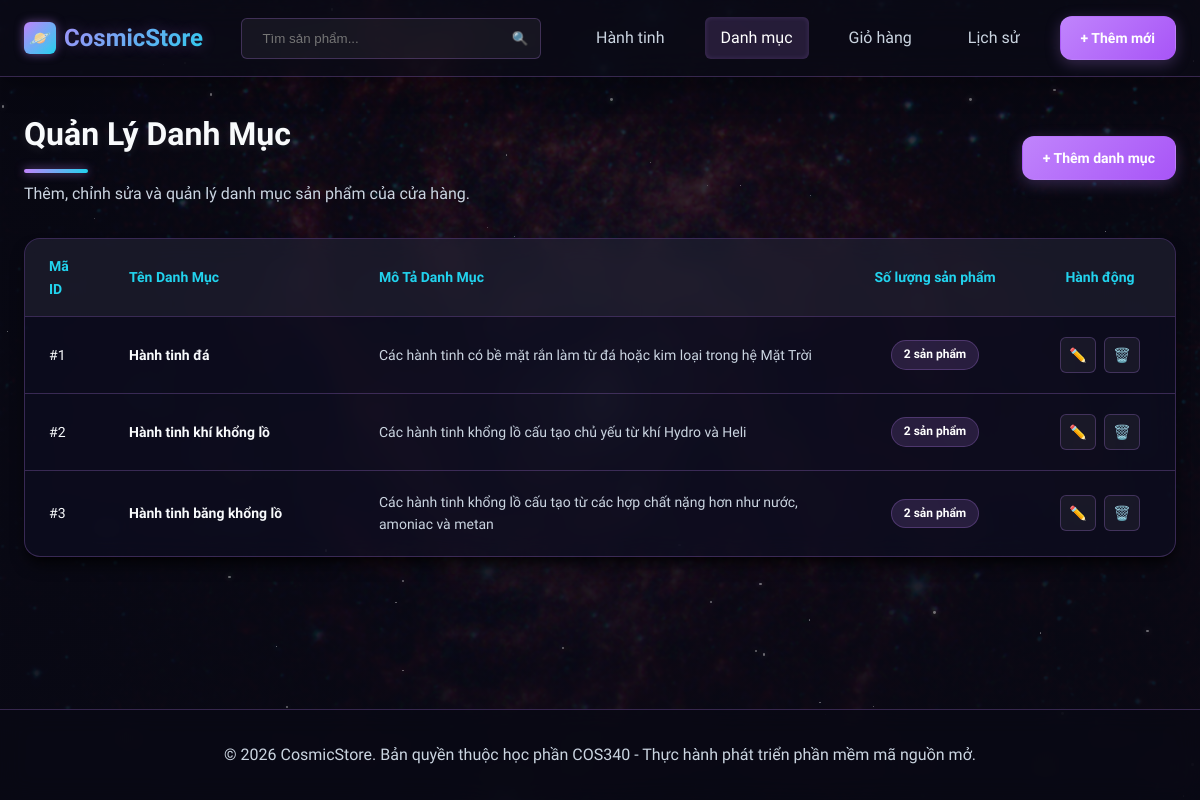
The page /category on the database its author committed.
### tables this page shows
CREATE TABLE IF NOT EXISTS `categories` (
  `id` INT AUTO_INCREMENT PRIMARY KEY,
  `name` VARCHAR(255) NOT NULL,
  `description` TEXT NULL
);

### app/controllers/CategoryController.php (called while the page is built, shortened)
<?php
class CategoryController {
    private $categoryModel;
    public function __construct() {
        $this->categoryModel = new CategoryModel();
    }
    public function index() {
        $categories = $this->categoryModel->getAll();
        $productCounts = [];
        foreach ($categories as $category) {
            $productCounts[$category['id']] = $this->categoryModel->countProducts($category['id']);
        }
        require_once __DIR__ . '/../views/share/header.php';
        require_once __DIR__ . '/../views/category/list.php';
        require_once __DIR__ . '/../views/share/footer.php';
    }
}

### app/database/Database.php (called while the page is built, shortened)
<?php
class Database {
    private static $conn = null;
    public static function getConnection() {
        if (self::$conn === null) {
            $db = new self();
            try {
                self::$conn = new PDO(
                    "mysql:host=" . $db->host . ";dbname=" . $db->db_name . ";charset=utf8mb4",
                    $db->username,
                    $db->password
                );
                self::$conn->exec("SET NAMES utf8mb4");
                self::$conn->setAttribute(PDO::ATTR_ERRMODE, PDO::ERRMODE_EXCEPTION);
                self::$conn->setAttribute(PDO::ATTR_DEFAULT_FETCH_MODE, PDO::FETCH_ASSOC);
            } catch (PDOException $exception) {
                die("Lỗi kết nối cơ sở dữ liệu: " . $exception->getMessage());
            }
        }
        return self::$conn;
    }
}

### app/models/CategoryModel.php (called while the page is built, shortened)
<?php
class CategoryModel {
    private $db;
    public function __construct() {
        $this->db = Database::getConnection();
    }
    public function getAll() {
        $query = "SELECT * FROM categories ORDER BY id ASC";
        $stmt = $this->db->prepare($query);
        $stmt->execute();
        return $stmt->fetchAll();
    }
    public function countProducts($id) {
        $query = "SELECT COUNT(*) as count FROM products WHERE category_id = :id";
        $stmt = $this->db->prepare($query);
        $stmt->bindParam(':id', $id, PDO::PARAM_INT);
        $stmt->execute();
        $result = $stmt->fetch();
        return isset($result['count']) ? intval($result['count']) : 0;
    }
}

### app/views/category/list.php (the view)
<div class="page-header">
    <div>
        <h1 class="page-title">Quản Lý Danh Mục</h1>
        <p style="color: var(--text-secondary); margin-top: 0.5rem;">Thêm, chỉnh sửa và quản lý danh mục sản phẩm của cửa hàng.</p>
    </div>
    <a href="<?php echo BASE_PATH; ?>/category/add" class="btn btn-primary">+ Thêm danh mục</a>
</div>
<?php if (empty($categories)): ?>
    <div class="empty-state">
        <div class="empty-icon">📂</div>
        <h2 class="empty-title">Không tìm thấy danh mục nào</h2>
        <p class="empty-desc">Hệ thống chưa có danh mục sản phẩm nào, hãy bấm nút dưới đây để tạo mới.</p>
        <a href="<?php echo BASE_PATH; ?>/category/add" class="btn btn-primary">Thêm danh mục mới</a>
    </div>
<?php else: ?>
    <div class="table-container">
        <table class="admin-table">
            <thead>
                <tr>
                    <th style="width: 80px;">Mã ID</th>
                    <th style="width: 250px;">Tên Danh Mục</th>
                    <th>Mô Tả Danh Mục</th>
                    <th style="width: 180px; text-align: center;">Số lượng sản phẩm</th>
                    <th style="width: 150px; text-align: center;">Hành động</th>
                </tr>
            </thead>
            <tbody>
                <?php foreach ($categories as $category): ?>
                    <?php
                        $count = isset($productCounts[$category['id']]) ? $productCounts[$category['id']] : 0;
                        $badgeClass = ($count > 0) ? 'badge-primary' : 'badge-neutral';
                    ?>
                    <tr>
                        <td>#<?php echo $category['id']; ?></td>
                        <td style="font-weight: 600; color: var(--text-primary);">
                            <?php echo htmlspecialchars($category['name']); ?>
                        </td>
                        <td style="color: var(--text-secondary);">
                            <?php echo htmlspecialchars($category['description']); ?>
                        </td>
                        <td style="text-align: center;">
                            <span class="badge <?php echo $badgeClass; ?>">
                                <?php echo $count; ?> sản phẩm
                            </span>
                        </td>
                        <td style="text-align: center;">
                            <div style="display: inline-flex; gap: 0.5rem; justify-content: center;">
                                <a href="<?php echo BASE_PATH; ?>/category/edit/<?php echo $category['id']; ?>" class="action-link" title="Chỉnh sửa">✏️</a>
                                <a href="<?php echo BASE_PATH; ?>/category/delete/<?php echo $category['id']; ?>" class="action-link btn-delete-action" title="Xóa" onclick="return confirm('Bạn có chắc chắn muốn xóa danh mục này?');">🗑️</a>
                            </div>
                        </td>
                    </tr>
                <?php endforeach; ?>
            </tbody>
        </table>
    </div>
<?php endif; ?>

### public/css/style.css (style rules this page uses)
:root { --primary: #c084fc; --primary-hover: #e9d5ff; --primary-light: rgba(192, 132, 252, 0.15); --secondary: #22d3ee; --background: #090915; --surface: rgba(15, 15, 35, 0.65); --text-primary: #f8fafc; --text-secondary: #cbd5e1; --text-muted: #64748b; --border: rgba(192, 132, 252, 0.25); --border-hover: rgba(34, 211, 238, 0.5); --success: #34d399; --danger: #fb7185; --warning: #fbbf24; --shadow-sm: 0 1px 2px 0 rgba(0, 0, 0, 0.6); --shadow: 0 4px 6px -1px rgba(0, 0, 0, 0.6), 0 2px 4px -2px rgba(0, 0, 0, 0.6); --shadow-lg: 0 10px 15px -3px rgba(0, 0, 0, 0.7), 0 4px 6px -4px rgba(0, 0, 0, 0.7); --shadow-xl: 0 20px 25px -5px rgba(0, 0, 0, 0.8), 0 8px 10px -6px rgba(0, 0, 0, 0.8); --radius-sm: 0.375rem; --radius: 0.75rem; --radius-lg: 1rem; --transition: all 0.3s cubic-bezier(0.4, 0, 0.2, 1); }
* { margin: 0; padding: 0; box-sizing: border-box; }
body { font-family: 'Plus Jakarta Sans', -apple-system, BlinkMacSystemFont, "Segoe UI", Roboto, sans-serif; background-image: linear-gradient(rgba(9, 9, 21, 0.82), rgba(9, 9, 21, 0.94)), url('../bg_space.jpg'); background-size: cover; background-position: center; background-attachment: fixed; color: var(--text-primary); line-height: 1.6; min-height: 100vh; display: flex; flex-direction: column; }
a { color: inherit; text-decoration: none; transition: var(--transition); }
.btn { display: inline-flex; align-items: center; justify-content: center; gap: 0.5rem; font-weight: 600; padding: 0.625rem 1.25rem; border-radius: var(--radius); border: 1px solid transparent; cursor: pointer; transition: var(--transition); font-size: 0.875rem; }
.btn-primary { background: linear-gradient(135deg, var(--primary) 0%, #a855f7 100%); color: white; box-shadow: 0 4px 15px rgba(192, 132, 252, 0.25); }
.page-header { display: flex; justify-content: space-between; align-items: center; margin-bottom: 2rem; }
.page-title { font-size: 2rem; font-weight: 700; color: var(--text-primary); position: relative; text-shadow: 0 2px 10px rgba(255, 255, 255, 0.1); }
.page-title::after { content: ''; display: block; width: 4rem; height: 4px; background: linear-gradient(90deg, var(--primary), var(--secondary)); border-radius: 2px; margin-top: 0.5rem; box-shadow: 0 0 10px rgba(192, 132, 252, 0.6); }
.action-link { width: 2.25rem; height: 2.25rem; border-radius: var(--radius-sm); border: 1px solid var(--border); display: flex; align-items: center; justify-content: center; color: var(--text-secondary); background-color: rgba(255, 255, 255, 0.05); }
.table-container { width: 100%; background-color: var(--surface); backdrop-filter: blur(12px); -webkit-backdrop-filter: blur(12px); border-radius: var(--radius-lg); border: 1px solid var(--border); box-shadow: var(--shadow-lg); overflow: hidden; margin-bottom: 3rem; }
table.admin-table { width: 100%; border-collapse: collapse; text-align: left; }
table.admin-table th { background-color: rgba(255, 255, 255, 0.05); padding: 1rem 1.5rem; font-weight: 600; color: var(--secondary); font-size: 0.875rem; border-bottom: 1px solid var(--border); }
table.admin-table td { padding: 1.25rem 1.5rem; border-bottom: 1px solid var(--border); color: var(--text-primary); font-size: 0.875rem; vertical-align: middle; }
table.admin-table tr:last-child td { border-bottom: none; }
.badge { display: inline-flex; align-items: center; padding: 0.25rem 0.75rem; border-radius: 100px; font-size: 0.75rem; font-weight: 700; }
.badge-primary { background-color: var(--primary-light); color: #ffffff; border: 1px solid var(--border); }
html { scroll-behavior: smooth; }

### rows shown on the page
categories: id "1", name "Hành tinh đá", description "Các hành tinh có bề mặt rắn làm từ đá hoặc kim loại trong hệ Mặt Trời", id "2"
categories: id "2", name "Hành tinh khí khổng lồ", description "Các hành tinh khổng lồ cấu tạo chủ yếu từ khí Hydro và Heli"
categories: id "3", name "Hành tinh băng khổng lồ", description "Các hành tinh khổng lồ cấu tạo từ các hợp chất nặng hơn như nước, amoniac và metan", id "2"
